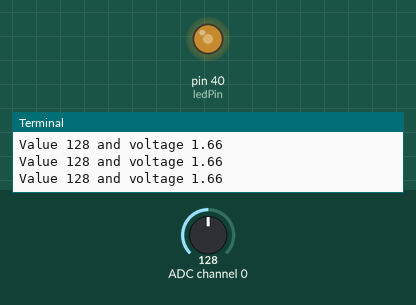
Bench run of a program on a simulated Raspberry Pi (header pin numbers). Parts: output pins drawn as LEDs (lit = HIGH), the last lines printed to the terminal. The test bench sets the inputs (shaded band); at power-on: ADC channel 0 = 128 (analog values on the 0–255 scale).

Above: at 1.2 s.
1.3 s: ADC channel 0 set to 178
At 2.1 s:
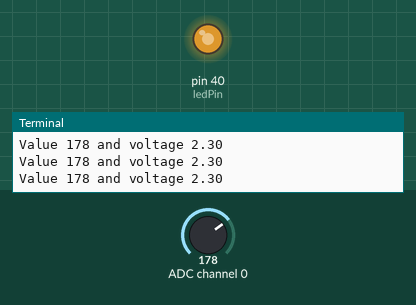
2.8 s: ADC channel 0 set to 224
At 3.5 s:
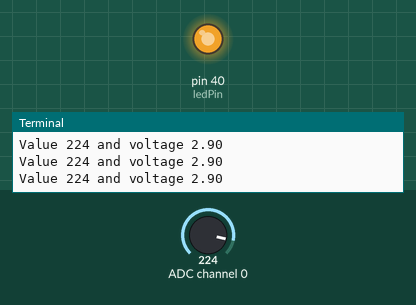
4.3 s: ADC channel 0 set to 30
At 5.5 s:
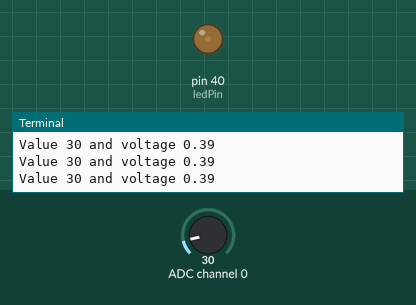
5.8 s: ADC channel 0 set to 0
At 6.6 s:
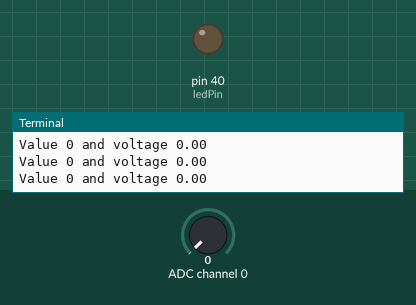
Timing chart, 0 to 8.3 s (numbered marks = the images above; inputs shaded):
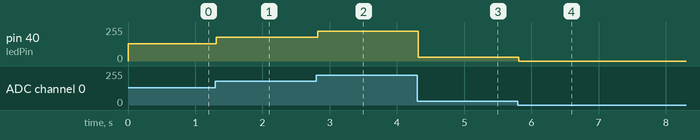

The program:

potentiometer.py
```python
import smbus
import RPi.GPIO as gpio
import time

address = 0x48
bus = smbus.SMBus(1)
command = 0x40

interval = 0.01
ledPin = 40

def setup():
    global ledPWM
    gpio.setmode(gpio.BOARD)
    gpio.setup(ledPin, gpio.OUT)
    gpio.output(ledPin, gpio.LOW)
    ledPWM = gpio.PWM(ledPin, 1000)
    ledPWM.start(0)

def start():
    setup()
    try:
        loop()
    except KeyboardInterrupt:
        end()

# Reads the analog channel which can be 0, 1, 2, 3 from the PCF8591
def analogRead(channel):
    value = bus.read_byte_data(address, command + channel)
    return value

# Writes an analog value
def analogWrite(value):
    bus.write_byte_data(address, command, value)

def loop():
    while 1:
        value = analogRead(0)
        # analogWrite(value) Only required to execute an output
        ledPWM.ChangeDutyCycle(value * 100 / 255)
        # Here is where the analog to digital convertion in taking place
        voltage = value / 255.0 * 3.3
        print('Value %d and voltage %.2f' % (value, voltage))
        time.sleep(interval)

def end():
    ledPWM.stop()
    bus.close()
    gpio.cleanup()

start()
```

Measured:
- after the input at 1.3 s, pin 40 (ledPin): 128/255 → 178/255 at once
- after the input at 2.8 s, pin 40 (ledPin): 178/255 → 224/255 at once
- after the input at 4.3 s, pin 40 (ledPin): 224/255 → 30/255 at once
- after the input at 5.8 s, pin 40 (ledPin): 30/255 → 0/255 at once
